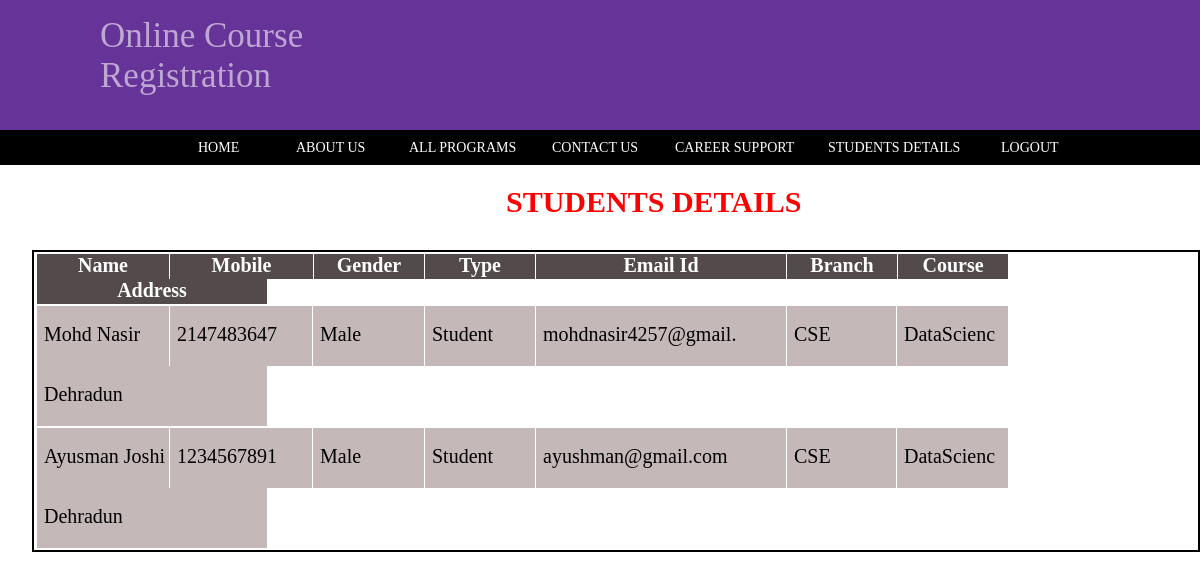
Page /studentdeatils.php on the committed database.
### tables this page shows
CREATE TABLE `student` (
  `name` varchar(20) NOT NULL,
  `contactnumber` int(20) NOT NULL,
  `gender` varchar(5) NOT NULL,
  `occupation` varchar(255) NOT NULL,
  `emailid` varchar(20) NOT NULL,
  `brach` varchar(10) NOT NULL,
  `course` varchar(10) NOT NULL,
  `dob` date NOT NULL,
  `address` varchar(100) NOT NULL
);

### studentdeatils.php (the view, shortened to what this page needs)
<!DOCTYPE html>
<html lang="en">
<head>
    <link rel="stylesheet" href="Index.css">
    <link rel="stylesheet" href="studentdetails.css">
</head>
<body>
<div class="top">
        <div class="top_text">
            Online Course <br> Registration
        </div>
    </div>
    <div class="navbar">
        <div class="navbarin">
            <a href="Course.html"> <span><div class="a" >HOME</div></span></a>
            <a href="about.html"><span class="Semester"><div class="a">ABOUT US</div></span></a>
            <a href="coursedetails.html"><span class="Department"><div class="a">ALL PROGRAMS</div></span></a>
            <a href="contact.php"><span class="contactus"><div class="a">CONTACT US</div></span></a>
            <a href="careersupport.html"><span class="Registration"><div class="a">CAREER SUPPORT</div></span></a>
            <a href="studentdeatils.php"><span class="ManageStudents"><div class="a">STUDENTS DETAILS</div></span></a>
            <a href="logout.php"> <span><div class="a">LOGOUT</div></span></a>
        </div>
    </div>
    <p class="records">STUDENTS DETAILS</p>
    <table>
      <thead>
        <tr>
          <th class="SN">Name</p></th>
          <th class="img">Mobile</p></th>
          <th>Gender</p></th>
          <th>Type</p></th>
          <th class="EmailId">Email Id</p></th>
          <th>Branch</p></th>
          <th>Course</p></th>
          <th class="add">Address</p></th>
        </tr>
      </thead>
      <tbody>
      <?php
        $servername="localhost";
        $username="root";
        $password="";
        $connection = mysqli_connect($servername,$username,$password);
        $query="SELECT * FROM `student`";
        $result=mysqli_query($connection,$query);
        while($row = mysqli_fetch_array($result)){
        ?>
          <tr>
              <td class="SN"><p class="home1"><?php echo $row['name'];?></p></td>
              <td><p class="home1"><?php echo $row['contactnumber'];?></p></td>
              <td class="gender"><p class="home1"><?php echo $row['gender'];?></p></td>
              <td class="Email"><p class="home1"><?php echo $row['occupation'];?></p></td>
              <td class="EmailId"><p class="home1"><?php echo $row['emailid'];?></p></td>
              <td class="branch"><p class="home1"><?php echo $row['brach'];?></p></td>
              <td class="course"><p class="home1"><?php echo $row['course'];?></p></td>
              <td class="add"><p class="home1"><?php echo $row['address'];?></p></td>
      <?php
        }
   ?>
      </tbody>
    </table>
</body>
</html>

### Index.css (style rules this page uses)
* { margin: 0; padding: 0; }
.top { background-color: rebeccapurple; color: white; height: 130px; }
.top_text { color: rgb(189, 166, 210); position: relative; top: 16px; margin-left: 100px; font-size: 35px; }
.navbar { background-color: black; color: wheat; height: 35px; }
.navbarin { background-color: black; position: relative; left: 180px; height: 35px; display: inline-block; }
span { position: relative; color: black; top: -1px; color: white; display: inline-block; height: 33px; width: 75px; font-size: 14px; margin: -3px; justify-content: center; padding-left: 5px; }
a { margin: 10px; }
.a { position: relative; top: 9px; left: 6px; }
.Semester { width: 90px; }
.Registration { width: 130px; }
.ManageStudents { width: 150px; }
.contactus { width: 100px; }
.Department { width: 120px; }

### studentdetails.css (style rules this page uses)
.records { color: red; position: relative; top: 20px; margin-right: 190px; margin-left: 506px; display: inline-block; font-weight: bold; font-size: 30px; }
th { background-color: rgb(83, 75, 75); margin-top: 0px; color: white; display: inline-block; margin-left: 1px; width: 110px; height: 25px; font-size: 20px; text-align: center; }
td { background-color: rgb(197, 184, 184); margin-top: 0px; display: inline-block; margin-left: 1px; width: 142px; height: 60px; text-align: left; font-size: 20px; }
.Email { width: 110px; }
.SN { width: 132px; }
.home1 { margin-top: 17px; margin-left: 7px; }
.img { width: 143px; }
table { border: 2px solid black; position: absolute; top: 250px; left: 32px; }
.gender { width: 111px; }
.EmailId { width: 250px; }
.branch { width: 109px; }
.add { width: 230px; }
.course { width: 111px; }

### rows in the picture
student: name "Mohd Nasir", contactnumber "2147483647", gender "Male", occupation "Student", emailid "mohdnasir4257@gmail.", brach "CSE", course "DataScienc", address "Dehradun"
student: name "Ayusman Joshi", contactnumber "1234567891", gender "Male", occupation "Student", emailid "ayushman@gmail.com", brach "CSE", course "DataScienc", address "Dehradun"
